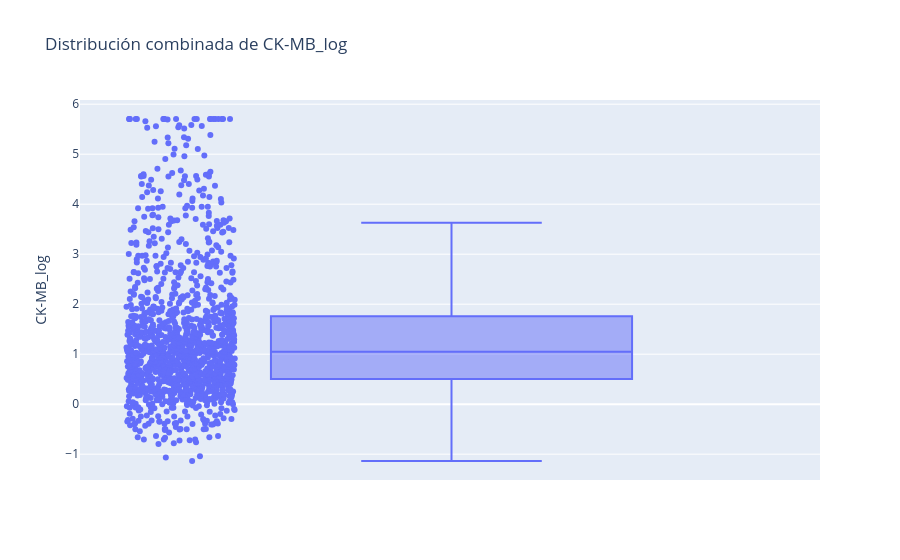
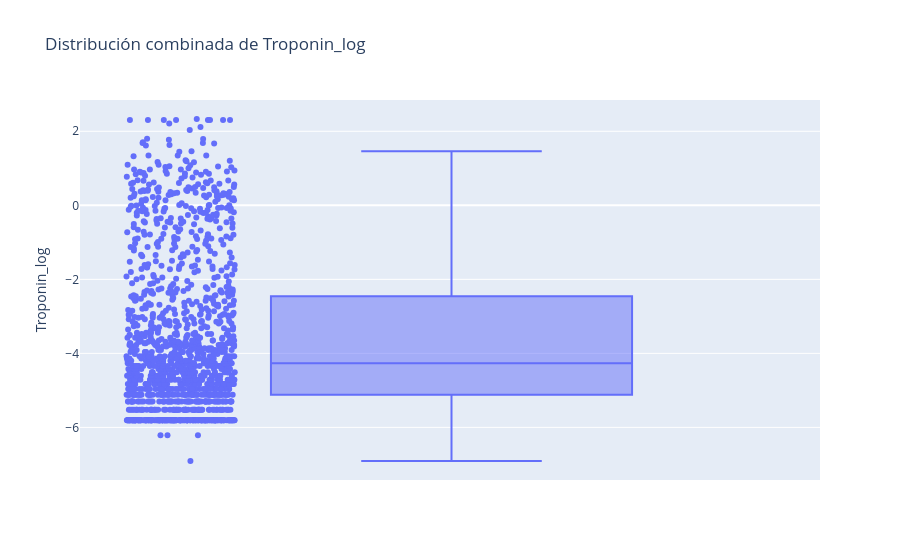

Here is the notebook cell these charts were saved with, in order:
### Markdown cell above
### 1.11 Outliers (Boxplot Interactivo)

### Code cell
import plotly.express as px

# Crear gráfico de bigotes interactivo combinando Positivo y Negativo
variable = 'CK-MB_log'
fig = px.box(df, y=variable, 
             points="all",  # Incluye todos los puntos individuales
             title=f"Distribución combinada de {variable}",
             labels={variable: variable})

# Mostrar el gráfico interactivo
fig.show()

# Repetir el proceso para Troponin_log
variable = 'Troponin_log'
fig = px.box(df, y=variable, 
             points="all",
             title=f"Distribución combinada de {variable}",
             labels={variable: variable})

fig.show()

### Figure 1 — Plotly figure (JSON) as saved in the notebook; plotly's stock layout.template omitted (floating-point values rounded to 4 significant figures; data arrays with more than 128 entries replaced by an {"elided": "..."} marker saying what was removed)
{"data": [{"alignmentgroup": "True", "boxpoints": "all", "hovertemplate": "CK-MB_log=%{y}<extra></extra>", "legendgroup": "", "marker": {"color": "#636efa"}, "name": "", "notched": false, "offsetgroup": "", "orientation": "v", "showlegend": false, "type": "box", "x0": " ", "xaxis": "x", "y": {"elided": "1319 float values"}, "y0": " ", "yaxis": "y"}], "layout": {"boxmode": "group", "legend": {"tracegroupgap": 0}, "title": {"text": "Distribución combinada de CK-MB_log"}, "xaxis": {"anchor": "y", "domain": [0, 1]}, "yaxis": {"anchor": "x", "domain": [0, 1], "title": {"text": "CK-MB_log"}}}}

### Figure 2 — Plotly figure (JSON) as saved in the notebook; plotly's stock layout.template omitted (floating-point values rounded to 4 significant figures; data arrays with more than 128 entries replaced by an {"elided": "..."} marker saying what was removed)
{"data": [{"alignmentgroup": "True", "boxpoints": "all", "hovertemplate": "Troponin_log=%{y}<extra></extra>", "legendgroup": "", "marker": {"color": "#636efa"}, "name": "", "notched": false, "offsetgroup": "", "orientation": "v", "showlegend": false, "type": "box", "x0": " ", "xaxis": "x", "y": {"elided": "1319 float values"}, "y0": " ", "yaxis": "y"}], "layout": {"boxmode": "group", "legend": {"tracegroupgap": 0}, "title": {"text": "Distribución combinada de Troponin_log"}, "xaxis": {"anchor": "y", "domain": [0, 1]}, "yaxis": {"anchor": "x", "domain": [0, 1], "title": {"text": "Troponin_log"}}}}
